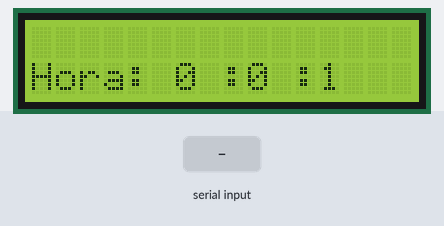
The sketch below on a simulated Arduino Uno, built with avr-gcc and run on an emulated ATmega328P. Parts: 16×2 character LCD. The test bench sets the inputs (shaded band). What the sketch prints to the serial monitor is not drawn.

Above: at 1.6 s.
1.7 s: "90,45\n" received over Serial
At 1.88 s:
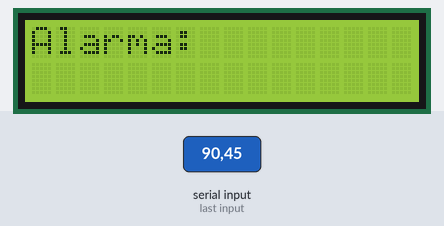
At 4.8 s:
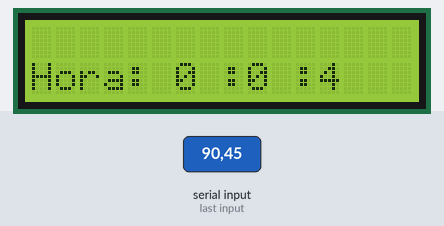
Timing chart, 0 to 6.3 s (numbered marks = the images above; inputs shaded):
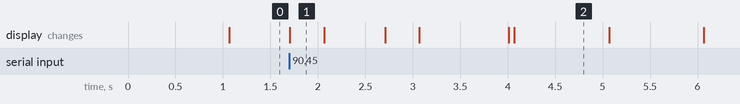

Measured:
- after the input at 1.7 s, the display: changes at once (image 1)
- what the display in image 2 shows lasts 1.0 s, from 4.1 s to 5.1 s

The sketch:

Deber2_TImer2_2B_Yaguachi_Alexander.ino
```cpp
/*
 * UNIVERSIDAD TECNICA DEL NORTE
 * Programa que muestre el segundero,minutero y horero visto en una lcd.
 *
 */
#include <MsTimer2.h>       //Libreria timer2
#include <LiquidCrystal.h>  //Libreria lcd

const int rs = 12, en = 10, d4 = 9, d5 = 8, d6 = 7, d7 = 6; //pines del arduino
LiquidCrystal lcd(rs, en, d4, d5, d6, d7);

int horas=0;      //contador horas
int minutos=0;    //contador minutos
int segundos=0;   //contador segundo

String minutero;  //variable para la cx serial
String horero;    //variable para la cx

int minuto;     //variable para la conversion de string a int
int hora;       //variable para la conversion de String a int

int buzzer=5;  // pin de sonido de alarma

void setup() {
  // put your setup code here, to run once:
  Serial.begin(9600); // iniciamos la comunicacion serial.
  lcd.begin(16,2);    // iniciamos la lcd
  MsTimer2::set(1000, reloj);//1 segundo
  MsTimer2::start();
}
void loop() {
  // put your main code here, to run repeatedly:
 alarma();
}
void reloj(){
  segundos++;       //contador aumenta los segundos
  if(segundos>=60){
    segundos=0;     //se reseta los minutos
    minutos++;      //contador aumenta los minutos
    }
  if(minutos>=60){
    minutos=0;      // se resetea los minutos
    horas++;        //contador aumenta las horas
    }
  if(horas>=24){
    horas=0;        //se resetea las horas
     }
 graficar();        //llama al metodo para graficar en la LCD
}
void graficar(){

   lcd.clear();
   lcd.setCursor(0,1);        //indica en que posicion se impreme
   lcd.print("Hora: ");
    lcd.setCursor(6,1);       //indica en que posicion se impreme
   lcd.print(horas);          //imprime el valor de hora
   lcd.setCursor(8,1);        //indica en que posicion se impreme
   lcd.print(": ");           //imprime el valor de minuto
   lcd.setCursor(9,2);        //indica en que posicion se impreme
   lcd.print(minutos);
   lcd.setCursor(11,2);
   lcd.print(": ");
   lcd.setCursor(12,2);
   lcd.print(segundos);
}
void alarma() {
  if (Serial.available() > 0) {//ver si hay algo en la comunicacion serial

    lcd.clear();
    lcd.setCursor(0,0);             //indica en que posicion se impreme
    lcd.print("Alarma:");           //muestra el valor en a lcd
    Serial.print("Hora: ");         //imprime el valor en comunicaion serial
    horero = Serial.readString();   //lee el string
    hora = String(horero).toInt();  //convierte el string a int
    lcd.setCursor(5,0);             //indica en que posicion se impreme
    lcd.print(hora);                //imprime el valor en la lcd
    delay(300);
    Serial.print(": ");             //imprime el valor en comunicaion serial
    minutero = Serial.readString(); //lee el string
    minuto = String(minutero).toInt();//convierte de string a int
    lcd.setCursor(7,0);             //indica en que posicion se impreme
    lcd.print(minuto);              //imprime el valor en la lcd
    delay(300);
  }
}
```
